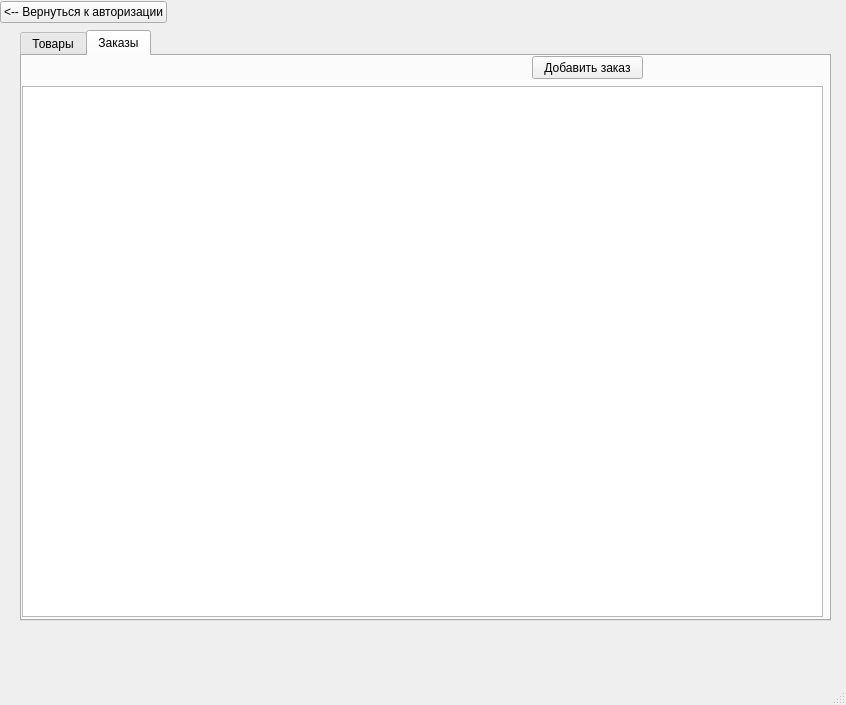
<?xml version="1.0" encoding="UTF-8"?>
<ui version="4.0">
 <class>MainWindow</class>
 <widget class="QMainWindow" name="MainWindow">
  <property name="geometry">
   <rect>
    <x>0</x>
    <y>0</y>
    <width>846</width>
    <height>705</height>
   </rect>
  </property>
  <property name="windowTitle">
   <string>MainWindow</string>
  </property>
  <widget class="QWidget" name="centralwidget">
   <widget class="QTabWidget" name="tabWidget">
    <property name="geometry">
     <rect>
      <x>20</x>
      <y>30</y>
      <width>811</width>
      <height>591</height>
     </rect>
    </property>
    <property name="currentIndex">
     <number>1</number>
    </property>
    <property name="tabBarAutoHide">
     <bool>false</bool>
    </property>
    <widget class="QWidget" name="goods">
     <attribute name="title">
      <string>Товары</string>
     </attribute>
     <widget class="QWidget" name="verticalLayoutWidget">
      <property name="geometry">
       <rect>
        <x>0</x>
        <y>0</y>
        <width>791</width>
        <height>561</height>
       </rect>
      </property>
      <layout class="QVBoxLayout" name="verticalLayout">
       <item>
        <layout class="QHBoxLayout" name="horizontalLayout_2">
         <item>
          <widget class="QLineEdit" name="searchLN">
           <property name="maximumSize">
            <size>
             <width>500</width>
             <height>16777215</height>
            </size>
           </property>
           <property name="text">
            <string>Введите пункт сортировки</string>
           </property>
          </widget>
         </item>
         <item>
          <widget class="QComboBox" name="sortCB">
           <property name="maximumSize">
            <size>
             <width>100</width>
             <height>16777215</height>
            </size>
           </property>
          </widget>
         </item>
         <item>
          <widget class="QComboBox" name="filterCB">
           <property name="maximumSize">
            <size>
             <width>100</width>
             <height>16777215</height>
            </size>
           </property>
          </widget>
         </item>
         <item>
          <widget class="QPushButton" name="addGood">
           <property name="text">
            <string>Добавить товар</string>
           </property>
          </widget>
         </item>
        </layout>
       </item>
       <item>
        <widget class="QScrollArea" name="scrollArea">
         <property name="widgetResizable">
          <bool>true</bool>
         </property>
         <property name="alignment">
          <set>Qt::AlignCenter</set>
         </property>
         <widget class="QWidget" name="scrollAreaWidgetContents">
          <property name="geometry">
           <rect>
            <x>0</x>
            <y>0</y>
            <width>787</width>
            <height>526</height>
           </rect>
          </property>
         </widget>
        </widget>
       </item>
      </layout>
     </widget>
    </widget>
    <widget class="QWidget" name="orders">
     <attribute name="title">
      <string>Заказы</string>
     </attribute>
     <widget class="QTableWidget" name="tableWidget">
      <property name="geometry">
       <rect>
        <x>0</x>
        <y>30</y>
        <width>801</width>
        <height>531</height>
       </rect>
      </property>
     </widget>
     <widget class="QPushButton" name="addOrder">
      <property name="geometry">
       <rect>
        <x>510</x>
        <y>0</y>
        <width>111</width>
        <height>23</height>
       </rect>
      </property>
      <property name="text">
       <string>Добавить заказ</string>
      </property>
     </widget>
    </widget>
   </widget>
   <widget class="QWidget" name="layoutWidget">
    <property name="geometry">
     <rect>
      <x>0</x>
      <y>0</y>
      <width>789</width>
      <height>25</height>
     </rect>
    </property>
    <layout class="QHBoxLayout" name="horizontalLayout">
     <property name="sizeConstraint">
      <enum>QLayout::SetMinimumSize</enum>
     </property>
     <item>
      <widget class="QPushButton" name="pushButton">
       <property name="maximumSize">
        <size>
         <width>200</width>
         <height>16777215</height>
        </size>
       </property>
       <property name="text">
        <string>&lt;-- Вернуться к авторизации</string>
       </property>
      </widget>
     </item>
     <item>
      <widget class="QLabel" name="role">
       <property name="maximumSize">
        <size>
         <width>1111111</width>
         <height>16777215</height>
        </size>
       </property>
       <property name="lineWidth">
        <number>0</number>
       </property>
       <property name="text">
        <string/>
       </property>
       <property name="alignment">
        <set>Qt::AlignRight|Qt::AlignTrailing|Qt::AlignVCenter</set>
       </property>
      </widget>
     </item>
     <item>
      <widget class="QLabel" name="secondName">
       <property name="sizePolicy">
        <sizepolicy hsizetype="Minimum" vsizetype="Preferred">
         <horstretch>0</horstretch>
         <verstretch>0</verstretch>
        </sizepolicy>
       </property>
       <property name="text">
        <string/>
       </property>
       <property name="alignment">
        <set>Qt::AlignRight|Qt::AlignTrailing|Qt::AlignVCenter</set>
       </property>
      </widget>
     </item>
     <item>
      <widget class="QLabel" name="name">
       <property name="minimumSize">
        <size>
         <width>50</width>
         <height>0</height>
        </size>
       </property>
       <property name="text">
        <string/>
       </property>
       <property name="alignment">
        <set>Qt::AlignRight|Qt::AlignTrailing|Qt::AlignVCenter</set>
       </property>
      </widget>
     </item>
     <item>
      <widget class="QLabel" name="patronymic">
       <property name="text">
        <string/>
       </property>
       <property name="alignment">
        <set>Qt::AlignRight|Qt::AlignTrailing|Qt::AlignVCenter</set>
       </property>
      </widget>
     </item>
    </layout>
   </widget>
  </widget>
  <widget class="QMenuBar" name="menubar">
   <property name="geometry">
    <rect>
     <x>0</x>
     <y>0</y>
     <width>846</width>
     <height>22</height>
    </rect>
   </property>
  </widget>
  <widget class="QStatusBar" name="statusbar"/>
 </widget>
 <resources/>
 <connections/>
</ui>
